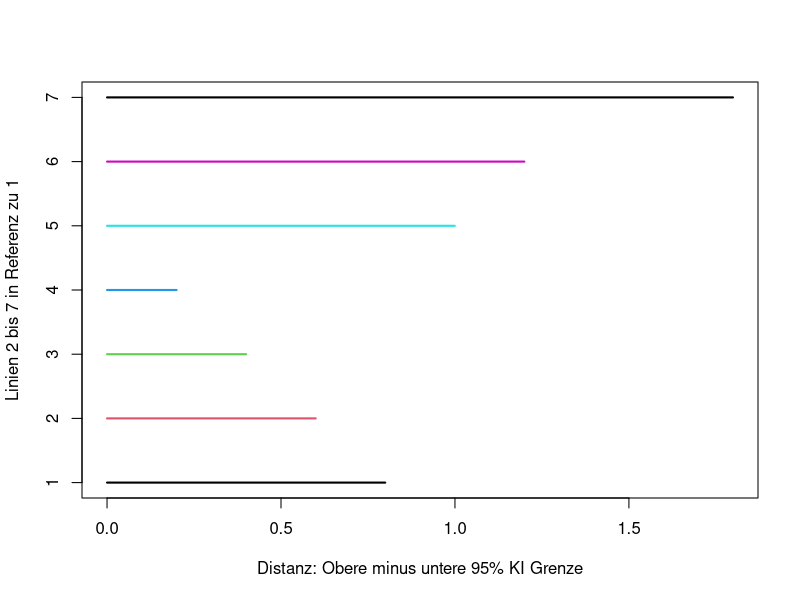
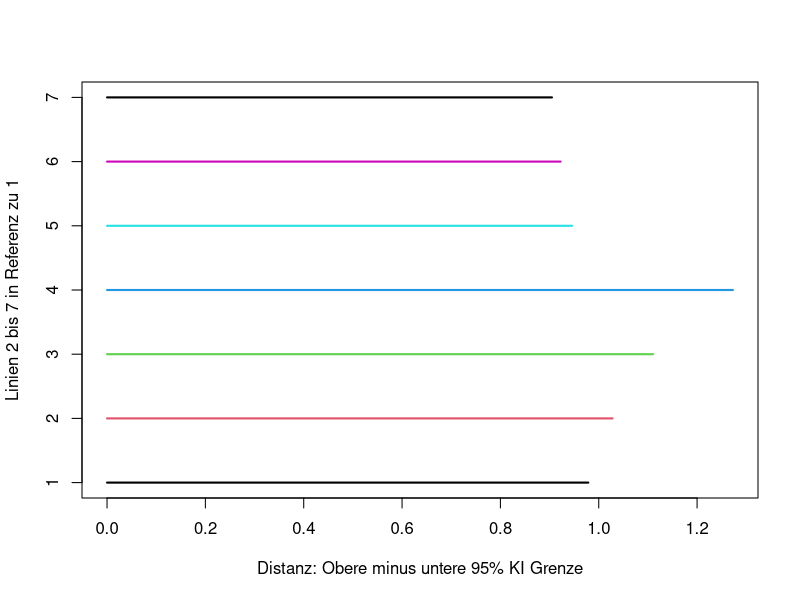

Write R code to recreate these figures, in order.
## ---- chunk 1
knitr::opts_chunk$set(echo = TRUE, message=FALSE)
## ---- chunk 2
# Eigens geschriebene Funktion, um 2-seitigen p-Wert korrekt zu berechnen.
# Notiz: Abhängig davon, ob Regressionsgewicht negativ oder positiv ist, muss man in der Funktion qt() das Argument lower.tail auf TRUE belassen oder es zu FALSE ändern.
pValFun <- function(tValue=NULL, df=NULL) {
    if(tValue < 0) {
        return(pt(q=tValue, df=df)*2)
    } else {
        return(pt(q=tValue, df=df, lower.tail = FALSE)*2)
    }
}
## ---- chunk 3
# Eigens geschriebene  Funktion, die die t-Statistik, den p-Wert und das 95% KI berechnet.
manualComputation <- function(data=NULL, percent=.95, df=NULL) {
    # Berechne t-Statistik
    tVals <- data[,"Estimate"]/data[,"StdError"]
    # Berechne 2-seitigen p-Wert
    pVals <- c()
    for(i in 1:length(tVals)) {
        pVals <- c(pVals, pValFun(tValue=tVals[i], df=df))
    }
    # Ermittle kritischen 2-seitigen Wert unter t-Verteilung
    crit <- qt((1-percent)/2, df=df, lower.tail = FALSE)
    # left = untere Grenze des CI
    left <- data[,"Estimate"] - crit * data[,"StdError"]
    # right = obere Grenze des CI
    right <- data[,"Estimate"] + crit * data[,"StdError"]
    # out = Alle Ergebnisse als data.frame ausgeben.
    out <- data.frame(
        Estimate=data[,"Estimate"],
        StdError=data[,"StdError"],
        tValue=tVals,
        pValue=pVals,
        lowerCI=left,
        upperCI=right
    )
    return(out)
}
## ---- chunk 4
output1 <- data.frame(Estimate=.5,
                      StdError=c(.2, .15, .1, .05, .25, .3, .45))
(ergebnis1 <- manualComputation(data=output1, df=62))
# Berechne 'Distanz' zwischen unterer und oberer Grenze des 95% KI:
(distanz1 <- apply(ergebnis1[,5:6], 1, dist))
# Antwort: Immer verglichen mit Zeile 1, bei:
# Verkleinerung des StdError = 95% KI wird enger (= präziser)
# Vergrösserung des StdError = 95% KI wird breiter (= unpräziser)
# Visualisierung:
mat1 <- rbind(x=rep(0, 7), distanz1)
matplot(y=rbind(1:7, 1:7), x=mat1, type="l", lty=1, lwd=2,
        xlab = "Distanz: Obere minus untere 95% KI Grenze",
        ylab = "Linien 2 bis 7 in Referenz zu 1")
## ---- chunk 5
output2 <- data.frame(Estimate=c(.5, .45, .4, .3, .55, .6, .7),
                      StdError=.2)
(ergebnis2 <- manualComputation(data=output2, df=62))
# Berechne 'Distanz' zwischen unterer und oberer Grenze des 95% KI:
(distanz2 <- apply(ergebnis2[,5:6], 1, dist))
# Als Spalte präsentiert:
cbind(distanz2)
# Antwort:
# Das 95% KI bleibt konstant breit.
## ---- chunk 6
output3 <- data.frame(Estimate=.5, StdError=.2)
(ergebnis3 <- manualComputation(data=output3,
                                df=c(6, 5, 4, 3, 7, 8, 9)))
# Berechne 'Distanz' zwischen unterer und oberer Grenze des 95% KI:
(distanz3 <- apply(ergebnis3[,5:6], 1, dist))
# Antwort:
# Verkleinerung der Freiheitsgrade = 95% KI wird breiter (= unpräziser)
# Vergrösserung des Freiheitsgrade = 95% KI wird enger (= präziser)
#
# Visualisierung:
mat3 <- rbind(x=rep(0, 7), distanz3)
matplot(y=rbind(1:7, 1:7), x=mat3, type="l", lty=1, lwd=2,
        xlab = "Distanz: Obere minus untere 95% KI Grenze",
        ylab = "Linien 2 bis 7 in Referenz zu 1")
